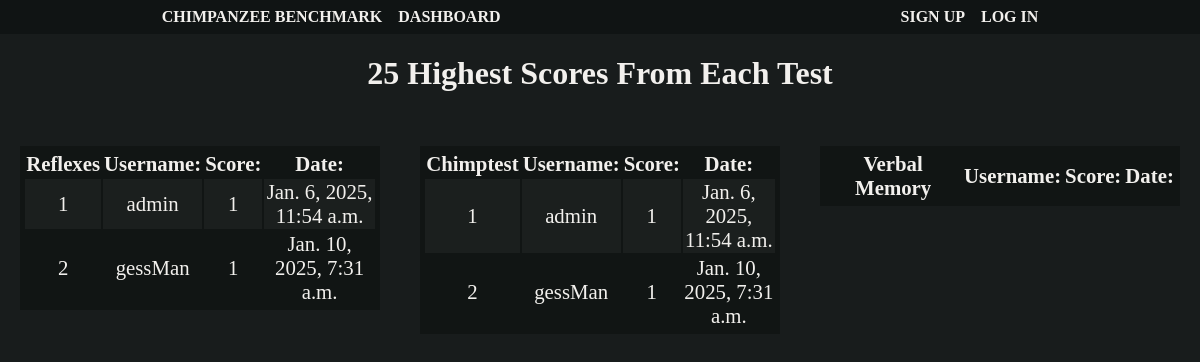
The app's page /dashboard/, older data.
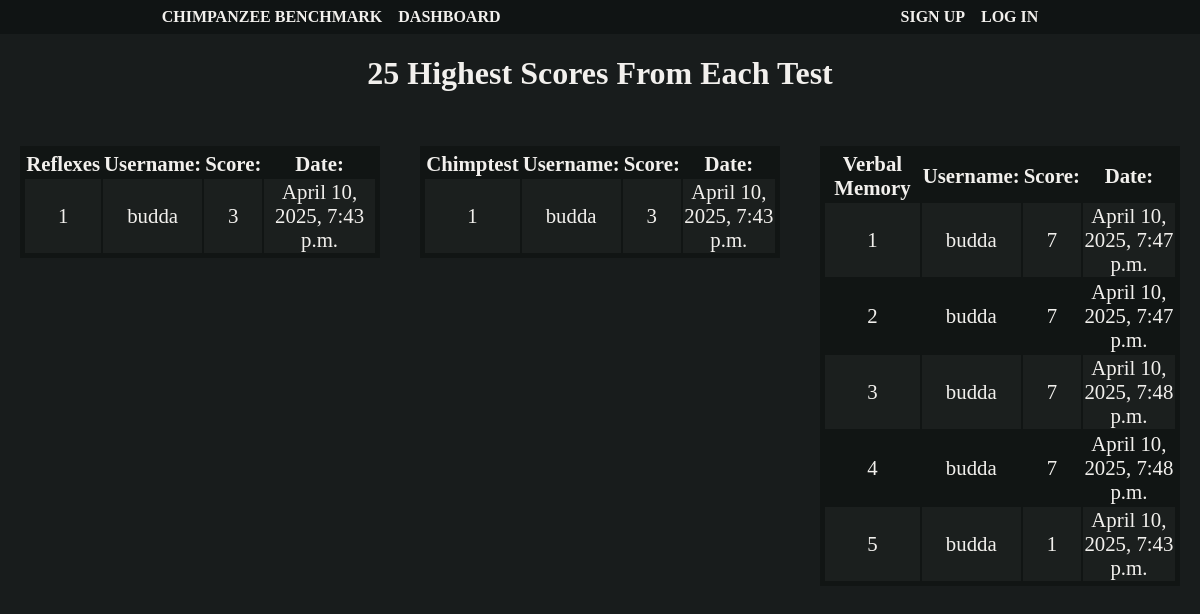
The same page, newer data.
### chimptest/models.py (models this page shows, shortened)
class test_result(models.Model):
    user = models.CharField(max_length=150)  # Store user information
    score = models.IntegerField()
    created_at = models.DateTimeField(auto_now_add=True)  # Timestamp of when the result was created

### verbalmemory/models.py (models this page shows, shortened)
class verbalmemory_result(models.Model):
    user = models.CharField(max_length=150)  # Store user information
    score = models.IntegerField()
    created_at = models.DateTimeField(auto_now_add=True)  # Timestamp of when the result was created

### dashboard/views.py (the view)
# urls.py: path('dashboard/', views.render_dashboard) #The path to the home page now looks like this: http://127.0.0.1:8000/dashboard/
def render_dashboard(request):
    chimptest_data = test_result.objects.order_by('-score')[:25]
    verbal_memory = verbalmemory_result.objects.order_by('-score')[:25]
    return render(request, 'dashboard.html', {
        'chimptest_data': chimptest_data,
        'verbalmemory_data': verbal_memory
    })

### templates/dashboard.html
{% extends 'base.html' %}
{% load static %}
{% block content %}
<div id="highest_holder">
    <h1 id="highest_scores">25 Highest Scores From Each Test</h1>
</div>
<section id="tables">
    <table id="dashboard">
        <tr>
            <th>Reflexes</th>
            <th>Username:</th>
            <th>Score:</th>
            <th>Date:</th>
        </tr>
        {% for data in chimptest_data %}
            <tr>
                <td>{{ forloop.counter }}</td>
                <td>{{ data.user }}</td>
                <td>{{ data.score }}</td>
                <td>{{ data.created_at }}</td>
            </tr>
        {% endfor %}
    </table>
    <table id="dashboard">
        <tr>
            <th>Chimptest</th>
            <th>Username:</th>
            <th>Score:</th>
            <th>Date:</th>
        </tr>
        {% for data in chimptest_data %}
            <tr>
                <td>{{ forloop.counter }}</td>
                <td>{{ data.user }}</td>
                <td>{{ data.score }}</td>
                <td>{{ data.created_at }}</td>
            </tr>
        {% endfor %}
    </table>
    <table id="dashboard">
        <tr>
            <th>Verbal Memory</th>
            <th>Username:</th>
            <th>Score:</th>
            <th>Date:</th>
        </tr>
        {% for data in verbalmemory_data %}
            <tr>
                <td>{{ forloop.counter }}</td>
                <td>{{ data.user }}</td>
                <td>{{ data.score }}</td>
                <td>{{ data.created_at }}</td>
            </tr>
        {% endfor %}
    </table>
</section>
{% endblock %}

Row changes from the older to the newer data that the page shows:
removed test_result: user "admin", score "1", created_at "Jan. 6, 2025, 11:54 a.m."
removed test_result: user "gessMan", score "1", created_at "Jan. 10, 2025, 7:31 a.m."
added test_result: user "budda", score "3", created_at "April 10, 2025, 7:43 p.m."
added verbalmemory_result: user "budda", score "7", created_at "April 10, 2025, 7:47 p.m."
added verbalmemory_result: user "budda", score "7", created_at "April 10, 2025, 7:47 p.m."
added verbalmemory_result: user "budda", score "7", created_at "April 10, 2025, 7:48 p.m."
added verbalmemory_result: user "budda", score "7", created_at "April 10, 2025, 7:48 p.m."
added verbalmemory_result: user "budda", score "1", created_at "April 10, 2025, 7:43 p.m."
